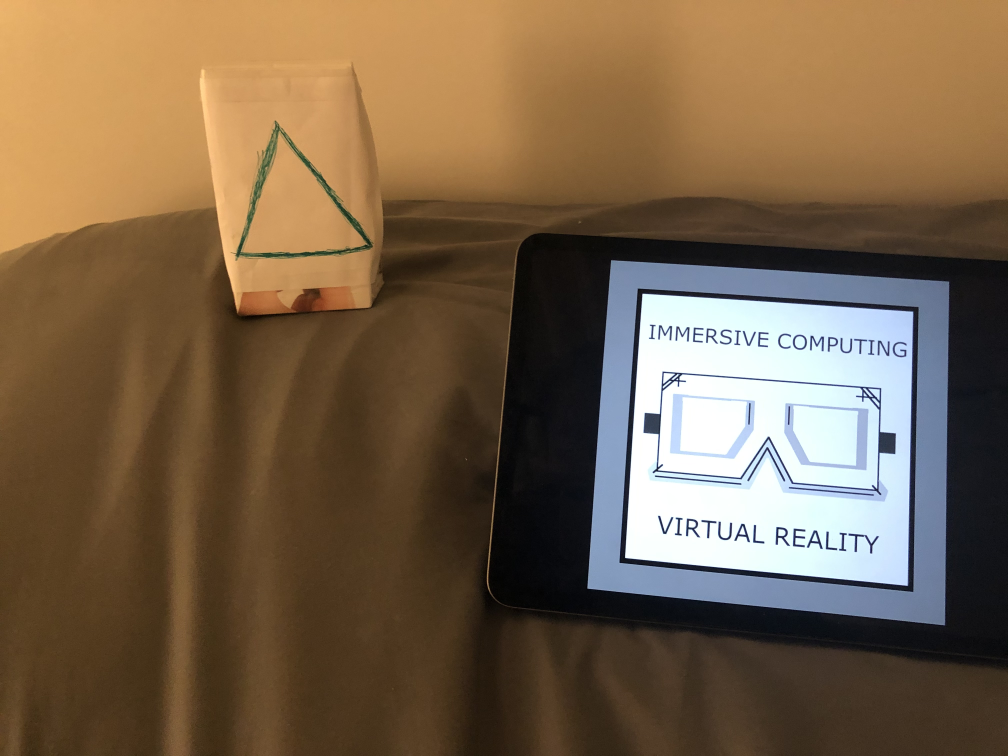
#> input picture Mobile_Ref_data/IMG_01.jpeg, 4032 x 3024 px (shown at 1/4 size); the run also reads 1 picture not shown here
$ python MobileFeatureMatch.py
#> lines starting #> are read from the running program, lines starting #| are printed output that depends on the picture
### CalibrationHelpers.py
import cv2
import numpy as np
import glob

# This function records images from the connected camera to specified directory
# when the "Space" key is pressed.
# directory: should be a string corresponding to the name of an existing
# directory
# [129 lines left out: functions CaptureImages, CalibrateCamera, SaveCalibrationData, not called in this run]

# This function will load the calibration data from a file in the specified
# directory
def LoadCalibrationData(directory):
    npzfile = np.load(directory+'/calib.npz')
    return npzfile['intrinsics'], npzfile['distortion'], \
            npzfile['new_intrinsics'], npzfile['roi']

### MobileFeatureMatch.py
import cv2
import numpy as np
import CalibrationHelpers as calib
import glob
import time
import scipy.io as spio
import open3d as o3d
relR = spio.loadmat("relR.mat")['R']
#> (reads relR.mat from the repository)
relT = spio.loadmat("relT.mat")['T']
#> (reads relT.mat from the repository)

def FilterByEpipolarConstraint(intrinsics, matches, points1, points2, Rx1, Tx1,
                               threshold = 0.005):
    # your code here
    fx = intrinsics[0][0]
    fy = intrinsics[1][1]
    cx = intrinsics[0][2]
    cy = intrinsics[1][2]
    points1_3 = np.zeros((points1.shape[0], 3))
    points2_3 = np.zeros((points2.shape[0], 3))
    E = np.cross(Tx1, Rx1, axisa = 0, axisb = 0)
    inlier_mask = np.zeros(points1.shape[0])
    real_inlier_mask = np.zeros(points1.shape[0])
    for i in range(points1.shape[0]):
        points1_3[i] = [(points1[i][0] - cx)/fx, (points1[i][1] - cy)/fy, 1]
        points2_3[i] = [(points2[i][0] - cx)/fx, (points2[i][1] - cy)/fy, 1]
        real_inlier_mask[i] = abs(points2_3[i].dot(E).dot(points1_3[i].T))
        if abs(points2_3[i].dot(E).dot(points1_3[i].T)) < threshold:
            inlier_mask[i] = 1
        else:inlier_mask[i] = 0
    return inlier_mask

images = glob.glob('Mobile_Ref_data'+'/*.jpeg')
images.sort()
reference = cv2.imread(images[0])
#> reference is the input picture: shape (3024, 4032, 3); mean B, G, R 74.6, 98.6, 120
RES = 480
reference = cv2.resize(reference,(RES,RES))
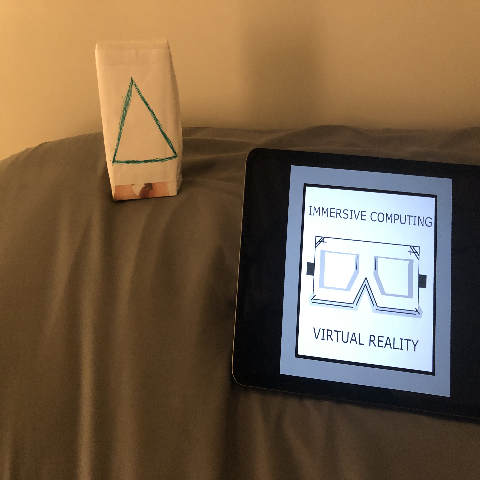
#> reference: shape (480, 480, 3); mean B, G, R 74.5, 98.6, 119.9
feature_detector = cv2.BRISK_create(octaves=5)
reference_keypoints, reference_descriptors = \
        feature_detector.detectAndCompute(reference, None)
#> reference_keypoints = 701 keypoints; strongest (x, y, size): (298, 353, 12.6), (307, 187, 12.1), (350, 342, 10), (314, 329, 12.7)
keypoint_visualization = cv2.drawKeypoints(
        reference,reference_keypoints,outImage=np.array([]),
        flags = cv2.DRAW_MATCHES_FLAGS_DRAW_RICH_KEYPOINTS)
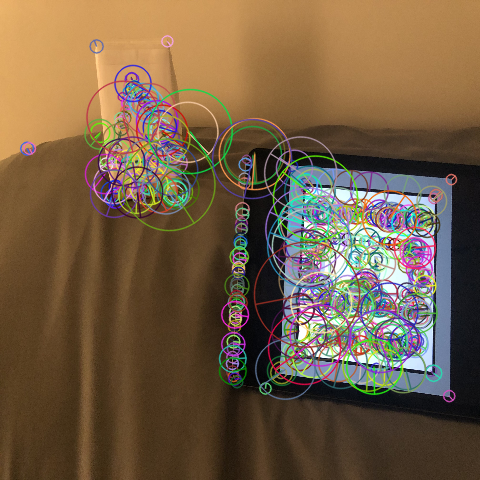
#> keypoint_visualization: shape (480, 480, 3); mean B, G, R 69.5, 93.8, 115.2
cv2.imshow("Keypoints",keypoint_visualization)
matcher = cv2.BFMatcher(cv2.NORM_HAMMING, crossCheck=True)
intrinsics, distortion, new_intrinsics, roi = \
        calib.LoadCalibrationData('mobile_calib_data')
#> (reads calibration_data/calib.npz from the repository)
fx = intrinsics[0][0]
fy = intrinsics[1][1]
cx = intrinsics[0][2]
cy = intrinsics[1][2]
imgNum = 0
feature_track = {}
for fname in images:
    print(fname)
    cap = cv2.imread(fname)
    current_frame = cv2.resize(cap,(RES,RES))
    current_frame = cv2.undistort(current_frame, intrinsics, distortion, None,\
                                  new_intrinsics)
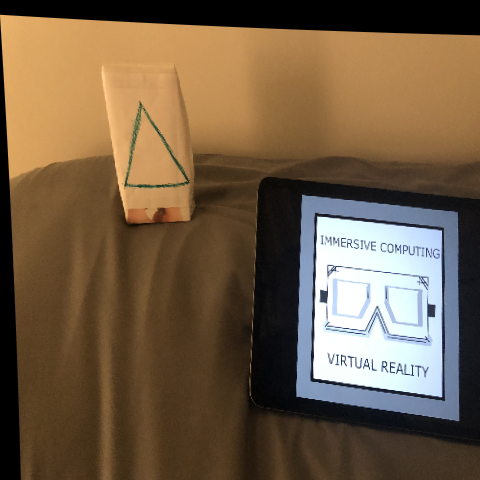
#> current_frame: shape (480, 480, 3); mean B, G, R 70.2, 93.5, 114.1
    x, y, w, h = roi
    current_frame = current_frame[y:y+h, x:x+w]
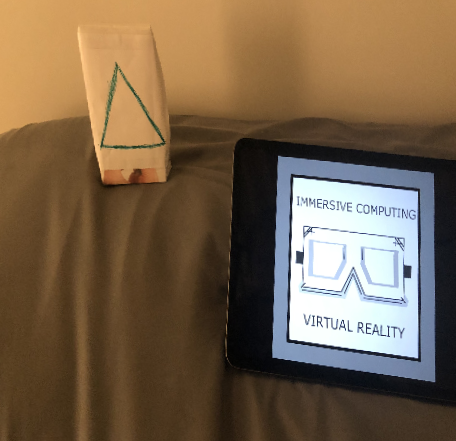
#> current_frame: shape (441, 456, 3); mean B, G, R 75.8, 99.4, 120.4
    current_keypoints, current_descriptors = \
        feature_detector.detectAndCompute(current_frame, None)
#> current_keypoints = 574 keypoints; strongest (x, y, size): (290, 338, 13.2), (343, 320, 11.1), (294, 178, 12.5), (297, 252, 15)
    matches = matcher.match(reference_descriptors, current_descriptors)
#> matches = 369 matches
    for m in matches:
        # print(m.queryIdx)
        if m.queryIdx in feature_track:
            feature_track[m.queryIdx] += 1
        else:
            feature_track[m.queryIdx] = 1
#> after the loop, feature_track = 369 items
    imgNum += 1
#> pass 2 of the loop `for fname in images:`:
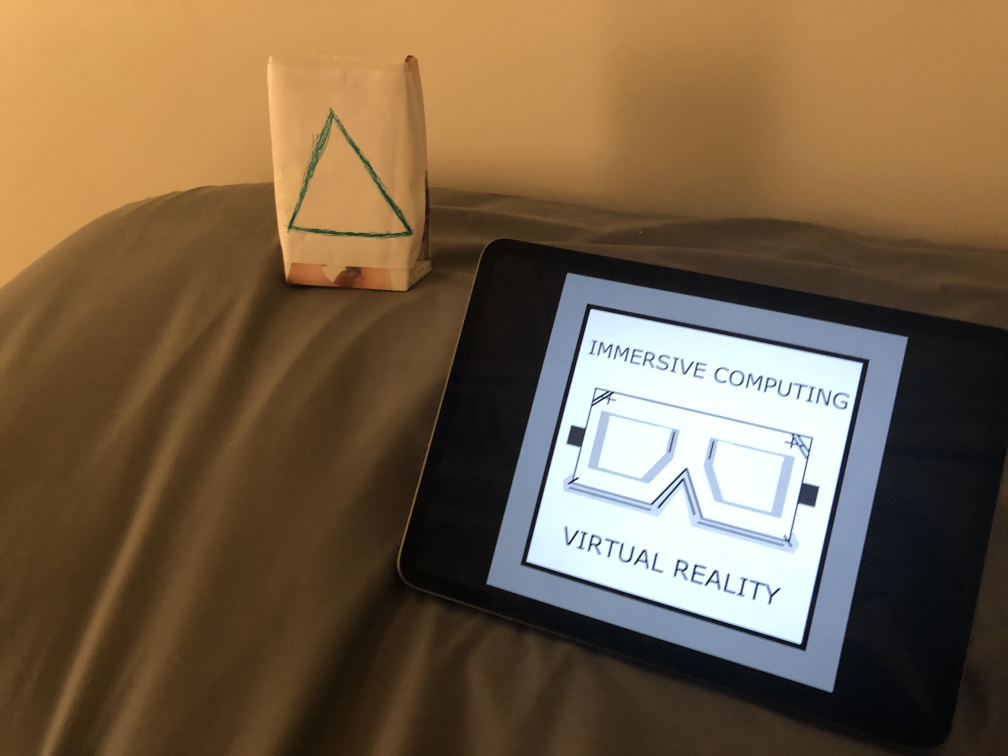
#> input picture Mobile_Ref_data/IMG_18.jpeg, 4032 x 3024 px (shown at 1/4 size)
#> cap is the input picture: shape (3024, 4032, 3); mean B, G, R 72.8, 98, 119.4
#> `current_frame = cv2.undistort(current_frame, intrinsics, distortion, N..`:
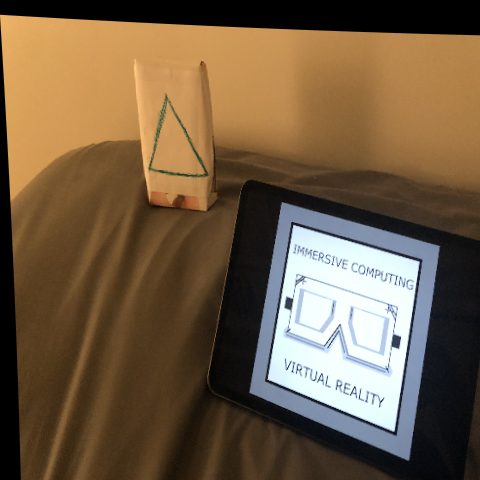
#> current_frame: shape (480, 480, 3); mean B, G, R 68.6, 93.1, 113.9
#> `current_frame = current_frame[y:y+h, x:x+w]`:
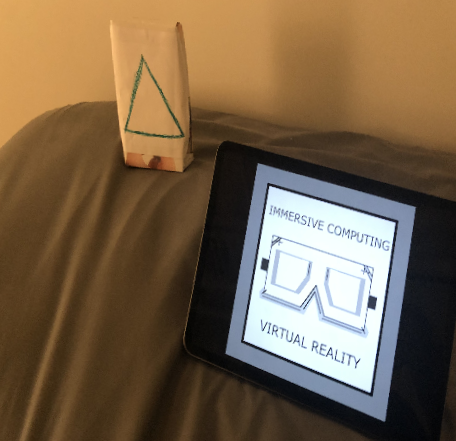
#> current_frame: shape (441, 456, 3); mean B, G, R 74.3, 98.9, 120
#> `current_keypoints, current_descriptors = \ feature_detector.detectAndC..`: current_keypoints = 558 keypoints; strongest (x, y, size): (330, 348, 13.1), (263, 329, 12.8), (376, 299, 14.4), (268, 332, 11.4)
#> `matches = matcher.match(reference_descriptors, current_descriptors)`: matches = 241 matches
#> after the loop `for m in matches:`: feature_track = 451 items
#> pass 3 of the loop `for fname in images:`:
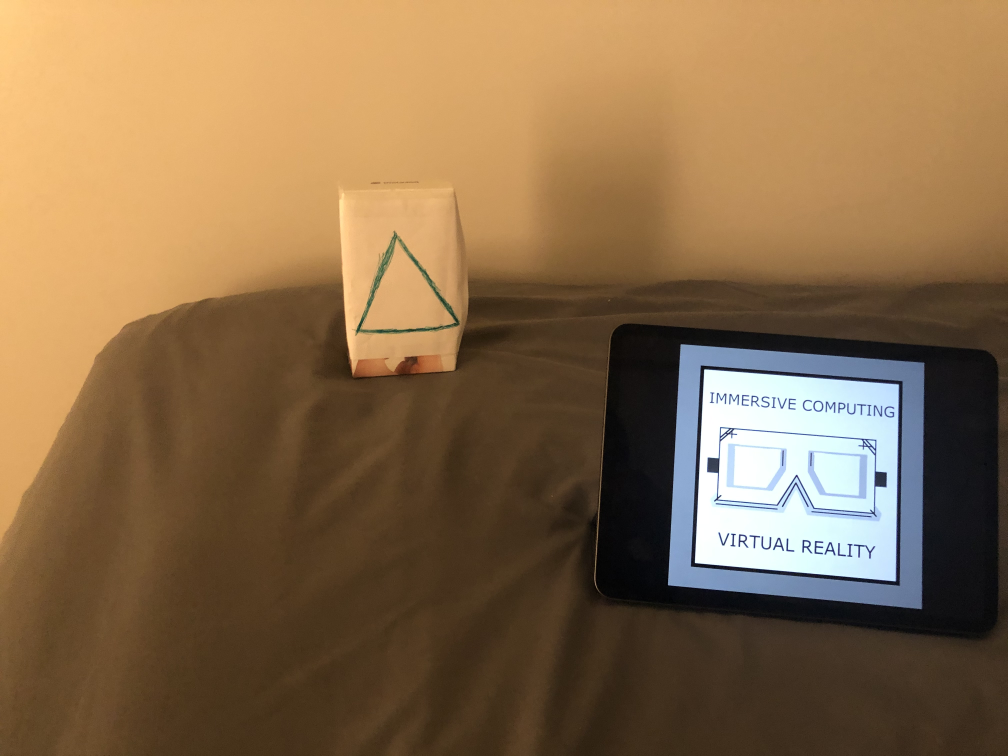
#> input picture Mobile_Ref_data/IMG_32.jpeg, 4032 x 3024 px (shown at 1/4 size)
#> cap is the input picture: shape (3024, 4032, 3); mean B, G, R 74.9, 108, 136.5
#> `current_frame = cv2.undistort(current_frame, intrinsics, distortion, N..`:
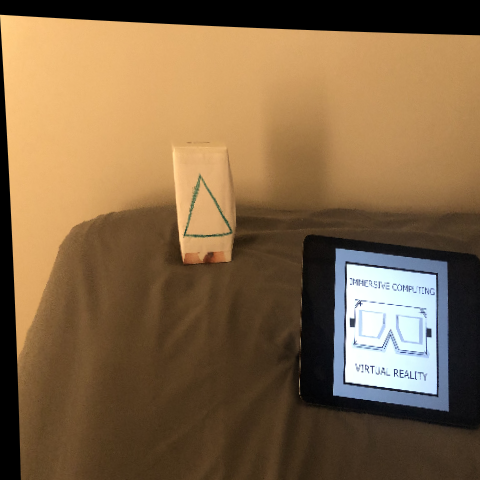
#> current_frame: shape (480, 480, 3); mean B, G, R 71.3, 103.2, 130.6
#> `current_frame = current_frame[y:y+h, x:x+w]`:
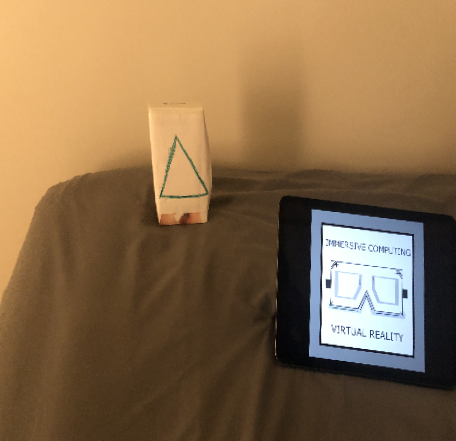
#> current_frame: shape (441, 456, 3); mean B, G, R 75.5, 108.5, 137
#> `current_keypoints, current_descriptors = \ feature_detector.detectAndC..`: current_keypoints = 436 keypoints; strongest (x, y, size): (328, 286, 15.9), (326, 280, 11.5), (348, 327, 12.6), (370, 336, 9.8)
#> `matches = matcher.match(reference_descriptors, current_descriptors)`: matches = 199 matches
#> after the loop `for m in matches:`: feature_track = 500 items
cv2.destroyAllWindows()
print("feature_track", len(feature_track))
#| feature_track 500
imgNum = 1
M = np.zeros((0, len(reference_keypoints) + 1))
#> M = empty array

for fname in images[1:]:

    print(fname)
    print("relR", relR[imgNum])
    print("relT", relT[imgNum])

    cap = cv2.imread(fname)
    current_frame = cv2.resize(cap,(RES,RES))
    current_frame = cv2.undistort(current_frame, intrinsics, distortion, None,\
                                  new_intrinsics)
    x, y, w, h = roi
    current_frame = current_frame[y:y+h, x:x+w]
    current_keypoints, current_descriptors = \
        feature_detector.detectAndCompute(current_frame, None)
#> current_keypoints = 558 keypoints; strongest (x, y, size): (330, 348, 13.1), (263, 329, 12.8), (376, 299, 14.4), (268, 332, 11.4)
    matches = matcher.match(reference_descriptors, current_descriptors)
#> matches = 241 matches
    referencePoints = np.float32([reference_keypoints[m.queryIdx].pt \
                                  for m in matches])
#> referencePoints = 241 pairs, first value 26.72 to 450.9, second value 78.98 to 372.8
    imagePoints = np.float32([current_keypoints[m.trainIdx].pt \
                                  for m in matches])
#> imagePoints = 241 pairs, first value 114.7 to 413.9, second value 23.16 to 392.8
    inlier_mask = FilterByEpipolarConstraint(intrinsics, matches, referencePoints, imagePoints, relR[imgNum], relT[imgNum], threshold = 0.01)
#> in FilterByEpipolarConstraint, `E = np.cross(Tx1, Rx1, axisa = 0, axisb = 0)`: E = [[0.00459, -0.00213, 0.0292], [0.00793, -0.0027, 0.0494], [-0.0117, -0.057, -0.00152]]
#> after the loop in FilterByEpipolarConstraint, `for i in range(points1.shape[0]):`: inlier_mask = 241 values from 1 to 1; points1_3 = 241 rows, first 8: [-0.156, -0.247, 1], [-0.154, -0.244, 1], [-0.157, -0.24, 1], [-0.158, -0.239, 1], [-0.157, -0.238, 1], [-0.158, -0.237, 1], [-0.16, -0.234, 1], [-0.16, -0.233, 1]; points2_3 = 241 rows, first 8: [-0.153, -0.254, 1], [-0.151, -0.25, 1], [-0.109, -0.205, 1], [-0.0934, -0.182, 1], [-0.105, -0.204, 1], [-0.0989, -0.201, 1], [-0.107, -0.202, 1], [-0.156, -0.243, 1]; real_inlier_mask = 241 values, max 0.00711 at index 136, min 4.26e-05 at index 36, mean 0.00209
#> inlier_mask = 241 values from 1 to 1
#> (the run stopped early here; a loop or call above may not have finished)
